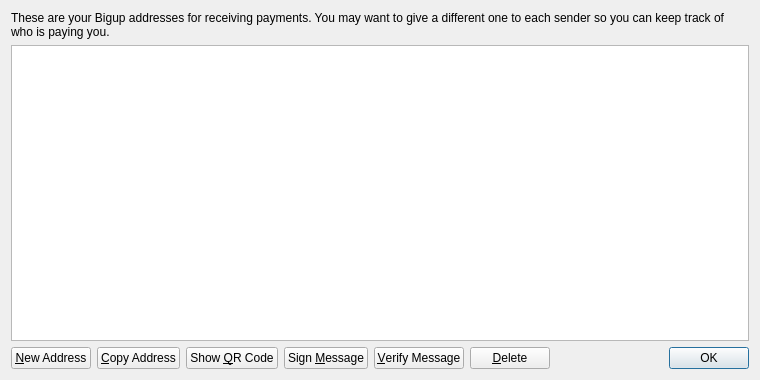
<?xml version="1.0" encoding="UTF-8"?>
<ui version="4.0">
 <class>AddressBookPage</class>
 <widget class="QWidget" name="AddressBookPage">
  <property name="geometry">
   <rect>
    <x>0</x>
    <y>0</y>
    <width>760</width>
    <height>380</height>
   </rect>
  </property>
  <property name="windowTitle">
   <string>Address Book</string>
  </property>
  <layout class="QVBoxLayout" name="verticalLayout">
   <item>
    <widget class="QLabel" name="labelExplanation">
     <property name="text">
      <string>These are your Bigup addresses for receiving payments. You may want to give a different one to each sender so you can keep track of who is paying you.</string>
     </property>
     <property name="textFormat">
      <enum>Qt::PlainText</enum>
     </property>
     <property name="wordWrap">
      <bool>true</bool>
     </property>
    </widget>
   </item>
   <item>
    <widget class="QTableView" name="tableView">
     <property name="contextMenuPolicy">
      <enum>Qt::CustomContextMenu</enum>
     </property>
     <property name="toolTip">
      <string>Double-click to edit address or label</string>
     </property>
     <property name="tabKeyNavigation">
      <bool>false</bool>
     </property>
     <property name="selectionMode">
      <enum>QAbstractItemView::SingleSelection</enum>
     </property>
     <property name="selectionBehavior">
      <enum>QAbstractItemView::SelectRows</enum>
     </property>
     <property name="sortingEnabled">
      <bool>true</bool>
     </property>
     <attribute name="verticalHeaderVisible">
      <bool>false</bool>
     </attribute>
    </widget>
   </item>
   <item>
    <layout class="QHBoxLayout" name="horizontalLayout">
     <item>
      <widget class="QPushButton" name="newAddressButton">
       <property name="toolTip">
        <string>Create a new address</string>
       </property>
       <property name="text">
        <string>&amp;New Address</string>
       </property>
      </widget>
     </item>
     <item>
      <widget class="QPushButton" name="copyToClipboard">
       <property name="toolTip">
        <string>Copy the currently selected address to the system clipboard</string>
       </property>
       <property name="text">
        <string>&amp;Copy Address</string>
       </property>
      </widget>
     </item>
     <item>
      <widget class="QPushButton" name="showQRCode">
       <property name="text">
        <string>Show &amp;QR Code</string>
       </property>
      </widget>
     </item>
     <item>
      <widget class="QPushButton" name="signMessage">
       <property name="toolTip">
        <string>Sign a message to prove you own a Bigup address</string>
       </property>
       <property name="text">
        <string>Sign &amp;Message</string>
       </property>
      </widget>
     </item>
     <item>
      <widget class="QPushButton" name="verifyMessage">
       <property name="toolTip">
        <string>Verify a message to ensure it was signed with a specified Bigup address</string>
       </property>
       <property name="text">
        <string>&amp;Verify Message</string>
       </property>
      </widget>
     </item>
     <item>
      <widget class="QPushButton" name="deleteButton">
       <property name="toolTip">
        <string>Delete the currently selected address from the list</string>
       </property>
       <property name="text">
        <string>&amp;Delete</string>
       </property>
      </widget>
     </item>
     <item>
      <spacer name="horizontalSpacer">
       <property name="orientation">
        <enum>Qt::Horizontal</enum>
       </property>
       <property name="sizeHint" stdset="0">
        <size>
         <width>40</width>
         <height>20</height>
        </size>
       </property>
      </spacer>
     </item>
     <item>
      <widget class="QDialogButtonBox" name="buttonBox">
       <property name="sizePolicy">
        <sizepolicy hsizetype="Maximum" vsizetype="Fixed">
         <horstretch>0</horstretch>
         <verstretch>0</verstretch>
        </sizepolicy>
       </property>
       <property name="standardButtons">
        <set>QDialogButtonBox::Ok</set>
       </property>
      </widget>
     </item>
    </layout>
   </item>
  </layout>
 </widget>
 <resources>
  <include location="../bitcoin.qrc"/>
 </resources>
 <connections/>
</ui>
